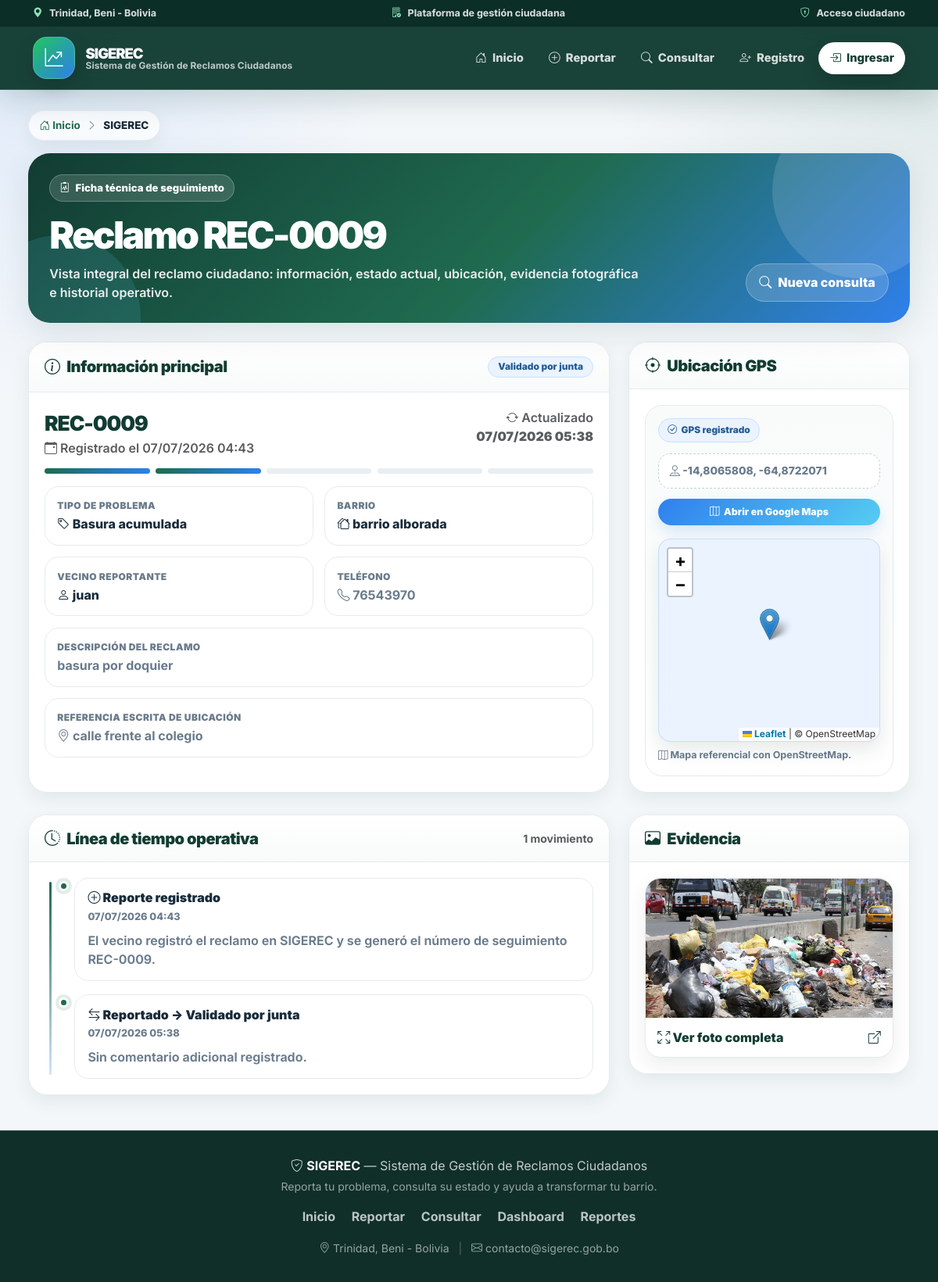
Page /reporte/REC-0009/ on the committed database.
### reportes/models.py (models this page shows, shortened)
class Reporte(models.Model):
    TIPOS = (
        ('bache', 'Bache'),
        ('basura', 'Basura acumulada'),
        ('alumbrado', 'Alumbrado dañado'),
        ('otro', 'Otro'),
    )
    ESTADOS = (
        ('reportado', 'Reportado'),
        ('validado', 'Validado por junta'),
        ('derivado', 'Derivado al municipio'),
        ('proceso', 'En proceso'),
        ('resuelto', 'Resuelto'),
    )
    vecino = models.ForeignKey(Vecino, on_delete=models.CASCADE)
    tipo = models.CharField(max_length=20, choices=TIPOS)
    descripcion = models.TextField()
    ubicacion = models.CharField(max_length=200)
    latitud = models.DecimalField(max_digits=10, decimal_places=7, null=True, blank=True)
    longitud = models.DecimalField(max_digits=10, decimal_places=7, null=True, blank=True)
    foto = models.ImageField(upload_to='reportes/', null=True, blank=True)
    numero_seguimiento = models.CharField(max_length=20, unique=True)
    estado = models.CharField(max_length=20, choices=ESTADOS, default='reportado')
    fecha_creacion = models.DateTimeField(auto_now_add=True)
    fecha_actualizacion = models.DateTimeField(auto_now=True)
    @property
    def tiene_gps(self):
        return self.latitud is not None and self.longitud is not None
    @property
    def google_maps_url(self):
        if self.tiene_gps:
            return f"https://www.google.com/maps?q={self.latitud},{self.longitud}"
        return ""
    class Meta:
        verbose_name_plural = "Reportes"

class Historial(models.Model):
    reporte = models.ForeignKey(Reporte, on_delete=models.CASCADE)
    estado_anterior = models.CharField(max_length=20)
    estado_nuevo = models.CharField(max_length=20)
    fecha_cambio = models.DateTimeField(auto_now_add=True)
    comentario = models.TextField(blank=True)
    class Meta:
        verbose_name_plural = "Historiales"

### vecinos/models.py (models this page shows, shortened)
class Vecino(models.Model):
    ROLES = (
        ('vecino', 'Vecino'),
        ('presidente', 'Presidente de Junta Vecinal'),
    )
    nombre = models.CharField(max_length=100)
    ci = models.CharField(max_length=15, unique=True)
    direccion = models.TextField()
    telefono = models.CharField(max_length=15)
    barrio = models.CharField(max_length=100)
    rol = models.CharField(max_length=20, choices=ROLES, default='vecino')
    usuario = models.OneToOneField(User, on_delete=models.CASCADE, null=True, blank=True)
    fecha_registro = models.DateTimeField(auto_now_add=True)
    class Meta:
        verbose_name_plural = "Vecinos"

### reportes/views.py (the view)
def detalle_reporte(request, numero_seguimiento):
    numero = numero_seguimiento.strip().upper()
    reporte = get_object_or_404(Reporte, numero_seguimiento=numero)
    historial_items = _historial_items(reporte)
    return render(request, 'detalle_reporte.html', {
        'reporte': reporte,
        'historial_items': historial_items,
    })

### reportes/views.py (called while the page is built)
def _historial_items(reporte):
    estados = dict(Reporte.ESTADOS)
    return [
        {
            'estado_anterior': h.estado_anterior,
            'estado_nuevo': h.estado_nuevo,
            'estado_anterior_display': estados.get(h.estado_anterior, h.estado_anterior),
            'estado_nuevo_display': estados.get(h.estado_nuevo, h.estado_nuevo),
            'fecha_cambio': h.fecha_cambio,
            'comentario': h.comentario,
        }
        for h in Historial.objects.filter(reporte=reporte).order_by('-fecha_cambio')
    ]

### templates/detalle_reporte.html (shortened to what this page needs)
{% extends 'base.html' %}
{% block contenido %}
<div class="page-shell">
    <div class="detail-hero">
        <div class="detail-hero-content d-flex flex-wrap justify-content-between align-items-end gap-3">
            <div>
                <div class="detail-kicker"><i class="bi bi-clipboard2-pulse"></i> Ficha técnica de seguimiento</div>
                <h2 class="detail-title">Reclamo {{ reporte.numero_seguimiento }}</h2>
                <p class="detail-subtitle">Vista integral del reclamo ciudadano: información, estado actual, ubicación, evidencia fotográfica e historial operativo.</p>
            </div>
            <div class="d-flex flex-wrap gap-2">
                <a href="{% url 'consultar' %}" class="detail-action"><i class="bi bi-search"></i> Nueva consulta</a>
            </div>
        </div>
    </div>
    <div class="row g-4 align-items-stretch">
        <div class="col-lg-8">
            <div class="detail-card">
                <div class="detail-card-header">
                    <h5><i class="bi bi-info-circle"></i> Información principal</h5>
                    <span class="badge badge-estado {% if reporte.estado == 'reportado' %}badge-reportado{% elif reporte.estado == 'validado' %}badge-validado{% elif reporte.estado == 'derivado' %}badge-derivado{% elif reporte.estado == 'proceso' %}badge-proceso{% elif reporte.estado == 'resuelto' %}badge-resuelto{% endif %}">{{ reporte.get_estado_display }}</span>
                </div>
                <div class="detail-card-body">
                    <div class="d-flex flex-wrap justify-content-between align-items-start gap-3">
                        <div>
                            <div class="detail-code">{{ reporte.numero_seguimiento }}</div>
                            <div class="text-muted fw-semibold"><i class="bi bi-calendar-event"></i> Registrado el {{ reporte.fecha_creacion|date:"d/m/Y H:i" }}</div>
                        </div>
                        <div class="text-md-end text-muted fw-semibold"><i class="bi bi-arrow-repeat"></i> Actualizado<br><strong>{{ reporte.fecha_actualizacion|date:"d/m/Y H:i" }}</strong></div>
                    </div>
                    <div class="status-strip" title="Avance visual del estado">
                        <div class="status-step active"></div>
                        <div class="status-step {% if reporte.estado == 'validado' or reporte.estado == 'derivado' or reporte.estado == 'proceso' or reporte.estado == 'resuelto' %}active{% endif %}"></div>
                        <div class="status-step {% if reporte.estado == 'derivado' or reporte.estado == 'proceso' or reporte.estado == 'resuelto' %}active{% endif %}"></div>
                        <div class="status-step {% if reporte.estado == 'proceso' or reporte.estado == 'resuelto' %}active{% endif %}"></div>
                        <div class="status-step {% if reporte.estado == 'resuelto' %}active{% endif %}"></div>
                    </div>
                    <div class="info-grid">
                        <div class="info-item"><div class="info-label">Tipo de problema</div><div class="info-value"><i class="bi bi-tag"></i> {{ reporte.get_tipo_display }}</div></div>
                        <div class="info-item"><div class="info-label">Barrio</div><div class="info-value"><i class="bi bi-houses"></i> {{ reporte.vecino.barrio }}</div></div>
                        <div class="info-item"><div class="info-label">Vecino reportante</div><div class="info-value"><i class="bi bi-person"></i> {{ reporte.vecino.nombre }}</div></div>
                        <div class="info-item"><div class="info-label">Teléfono</div><div class="info-value muted"><i class="bi bi-telephone"></i> {{ reporte.vecino.telefono }}</div></div>
                        <div class="info-item full"><div class="info-label">Descripción del reclamo</div><div class="info-value muted">{{ reporte.descripcion }}</div></div>
                        <div class="info-item full"><div class="info-label">Referencia escrita de ubicación</div><div class="info-value muted"><i class="bi bi-geo-alt"></i> {{ reporte.ubicacion }}</div></div>
                    </div>
                </div>
            </div>
        </div>
        <div class="col-lg-4">
            <div class="detail-card">
                <div class="detail-card-header"><h5><i class="bi bi-crosshair"></i> Ubicación GPS</h5></div>
                <div class="detail-card-body">
                    {% if reporte.tiene_gps %}
                        <div class="gps-panel">
                            <span class="gps-pill"><i class="bi bi-check-circle"></i> GPS registrado</span>
                            <div class="gps-coordinate-box"><i class="bi bi-pin-map"></i> {{ reporte.latitud }}, {{ reporte.longitud }}</div>
                            <a href="{{ reporte.google_maps_url }}" target="_blank" class="gps-link-button w-100 justify-content-center mb-3"><i class="bi bi-map"></i> Abrir en Google Maps</a>
                            <div class="sigerec-map" data-lat="{{ reporte.latitud|stringformat:'f' }}" data-lng="{{ reporte.longitud|stringformat:'f' }}" data-label="{{ reporte.numero_seguimiento }} - {{ reporte.get_tipo_display }}"></div>
                            <div class="map-caption"><i class="bi bi-map"></i> Mapa referencial con OpenStreetMap.</div>
                        </div>
                    {% else %}
                        <div class="empty-state-soft"><i class="bi bi-info-circle fs-4 d-block mb-2"></i> Este reclamo no tiene coordenadas GPS registradas.</div>
                    {% endif %}
                </div>
            </div>
        </div>
    </div>
    <div class="row g-4 mt-1 detail-lower-row align-items-start">
        <div class="col-lg-8">
            <div class="detail-card">
                <div class="detail-card-header">
                    <h5><i class="bi bi-clock-history"></i> Línea de tiempo operativa</h5>
                    <span class="text-muted fw-bold small">{{ historial_items|length }} movimiento{% if historial_items|length != 1 %}s{% endif %}</span>
                </div>
                <div class="detail-card-body">
                    <div class="timeline-premium">
                        <div class="timeline-premium-item">
                            <div class="timeline-premium-dot"></div>
                            <div class="timeline-premium-card">
                                <div class="timeline-premium-title"><i class="bi bi-plus-circle"></i> Reporte registrado</div>
                                <div class="timeline-premium-date">{{ reporte.fecha_creacion|date:"d/m/Y H:i" }}</div>
                                <div class="timeline-premium-text">El vecino registró el reclamo en SIGEREC y se generó el número de seguimiento {{ reporte.numero_seguimiento }}.</div>
                            </div>
                        </div>
                        {% for item in historial_items %}
                            <div class="timeline-premium-item">
                                <div class="timeline-premium-dot"></div>
                                <div class="timeline-premium-card">
                                    <div class="timeline-premium-title"><i class="bi bi-arrow-left-right"></i> {{ item.estado_anterior_display }} → {{ item.estado_nuevo_display }}</div>
                                    <div class="timeline-premium-date">{{ item.fecha_cambio|date:"d/m/Y H:i" }}</div>
                                    <div class="timeline-premium-text">{% if item.comentario %}{{ item.comentario }}{% else %}Sin comentario adicional registrado.{% endif %}</div>
                                </div>
                            </div>
                        {% endfor %}
                    </div>
                </div>
            </div>
        </div>
        <div class="col-lg-4">
            <div class="detail-card">
                <div class="detail-card-header"><h5><i class="bi bi-image"></i> Evidencia</h5></div>
                <div class="detail-card-body">
                    {% if reporte.foto and reporte.foto.url %}
                        <a href="{{ reporte.foto.url }}" target="_blank" class="photo-preview">
                            <img src="{{ reporte.foto.url }}" alt="Foto del reclamo {{ reporte.numero_seguimiento }}">
                            <div class="photo-preview-footer"><span><i class="bi bi-arrows-fullscreen"></i> Ver foto completa</span><i class="bi bi-box-arrow-up-right"></i></div>
                        </a>
                    {% else %}
                        <div class="empty-state-soft"><i class="bi bi-camera fs-4 d-block mb-2"></i> Sin fotografía adjunta.</div>
                    {% endif %}
                </div>
            </div>
        </div>
    </div>
</div>
{% endblock %}

### templates/base.html (style rules this page uses)
:root { --primary:#123C32; --primary-2:#1F6B50; --accent:#2F80ED; --accent-2:#56CCF2; --bg:#F4F7FA; --surface:#FFFFFF; --ink:#182B3A; --muted:#697B8C; --line:#E5EAF0; --warning:#B7791F; --danger:#B83232; --success:#1F7A4D; --shadow:0 14px 40px rgba(18,60,50,.10); --shadow-sm:0 8px 22px rgba(18,60,50,.08); --radius:18px; }
* { font-family:'Inter',system-ui,-apple-system,BlinkMacSystemFont,'Segoe UI',sans-serif; }
body { min-height:100vh; display:flex; flex-direction:column; color:var(--ink); background: radial-gradient(circle at top left, rgba(47,128,237,.12), transparent 32rem), radial-gradient(circle at top right, rgba(31,107,80,.13), transparent 28rem), var(--bg); }
.page-shell { width:100%;max-width:1480px;margin:0 auto; }
.badge-estado { display:inline-flex;align-items:center;border-radius:999px;padding:.42rem .75rem;font-size:.75rem;font-weight:850;border:1px solid transparent; }
.badge-validado { background:#EAF3FF;color:#235A93;border-color:#C9E0FF }
.gps-panel { background:linear-gradient(135deg,rgba(47,128,237,.08),rgba(31,107,80,.08));border:1px solid rgba(47,128,237,.18);border-radius:16px;padding:1rem; }
.gps-pill { display:inline-flex;align-items:center;gap:.35rem;border-radius:999px;padding:.35rem .7rem;background:#EAF3FF;color:#235A93;border:1px solid #C9E0FF;font-size:.74rem;font-weight:850;white-space:nowrap; }
.gps-link-button { display:inline-flex;align-items:center;gap:.35rem;border-radius:999px;padding:.48rem .85rem;background:linear-gradient(135deg,var(--accent),var(--accent-2));color:#fff!important;font-size:.78rem;font-weight:850;box-shadow:0 8px 18px rgba(47,128,237,.18); }
.sigerec-map { width:100%;height:260px;border-radius:16px;border:1px solid rgba(47,128,237,.18);overflow:hidden;box-shadow:0 10px 24px rgba(18,60,50,.10);background:#EAF3FF; }
.map-caption { font-size:.78rem;color:var(--muted);font-weight:700;margin-top:.55rem; }
a { color:var(--accent);font-weight:700;text-decoration:none; }
.page-shell,.card-modern,.feature-card,.stat-card,.premium-card,.dashboard-hero,.hero-section { animation:sigerecFadeUp .45s ease both; }
.card-modern,.feature-card,.stat-card,.premium-card,.btn,.nav-link,.gps-link-button { will-change:transform; }

### rows in the picture
Reporte: numero_seguimiento "REC-0009", estado "Validado por junta", fecha_creacion "07/07/2026 04:43", fecha_actualizacion "07/07/2026 05:38", tipo "Basura acumulada", vecino.barrio "barrio alborada", vecino.nombre "juan", vecino.telefono "76543970", descripcion "basura por doquier", ubicacion "calle frente al colegio", latitud "-14,8065808", longitud "-64,8722071", foto (picture)
Historial: estado_anterior_display "Reportado", estado_nuevo_display "Validado por junta", fecha_cambio "07/07/2026 05:38"

### other values in the picture
{{ historial_items|length }} "1"
